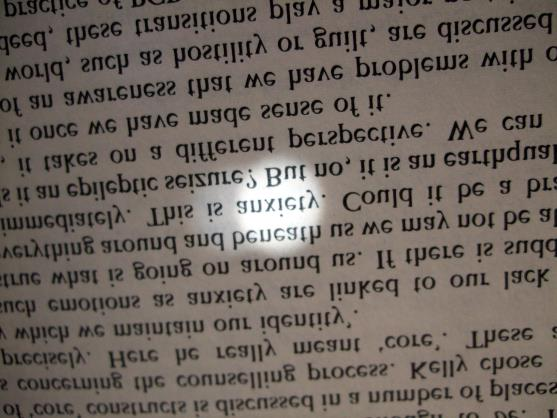
#> input picture dataset/document/textbook.jpg, 557 x 418 px; its folder holds 6 pictures in this run
$ jupyter execute --allow-errors presentation.ipynb
#> lines starting #> are read from the running program, lines starting #| are printed output that depends on the picture; after the words box and inside, x2 and y2 are one past the last pixel; in counts of white or black regions, pixels touching at a corner belong together
### notebooks/helper_functions.py
"""Helper functions for the document shadow.

Defines helper functions that are used in the document shadow
"""

import matplotlib.pyplot as plt
import numpy as np
from tqdm import tqdm
from IPython.display import clear_output
from PIL import Image
from skimage import color,filters,transform,io


##### General functions #####


def load_img(path):
#> called with path = '../dataset/document/textbook.jpg'
    img = Image.open(path)
#> img is the input picture: PIL image 557x418 RGB; mean R, G, B 111, 101.7, 94.7
    ip_img = np.array(img)
    return ip_img


# [18 lines left out: function plot_img, not called in this run]


def show_img_compare(img_1, img_2, title1, title2, r_lim=None, c_lim=None,img_2_binary=False):
    """Show the comparison of two images.

    Input
    ----------
    img_1,img_2: numpy array
    title_1,title_2: str

    Output
    ----------
    Two image plots are shown side by side.
    """
    f, ax = plt.subplots(1, 2, figsize=(8, 8))
    if r_lim==None:
        ax[0].imshow(img_1)
    else:
        ax[0].imshow(img_1[:r_lim,:c_lim])
    ax[0].set_title(title1)
    ax[0].axis('off')

    if r_lim==None:
        if img_2_binary:
            ax[1].imshow(img_2, cmap='gray')
        else:
            ax[1].imshow(img_2)
    else:
        if img_2_binary:
            ax[1].imshow(img_2[:r_lim,:c_lim], cmap='gray')
        else:
            ax[1].imshow(img_2[:r_lim,:c_lim])
    ax[1].set_title(title2)
    ax[1].axis('off')

    f.tight_layout()
    plt.show()

    return f, ax


##### Functions for approach-1 #####


def get_global_colour_1(image,is_0_255):
    # Global average over each channel  (Approach #1)
#> called with is_0_255 = True
    global_col = np.zeros(image.shape)
    global_col[:,:,0], global_col[:,:,1], global_col[:,:,2] = np.average(image, axis=(0,1))
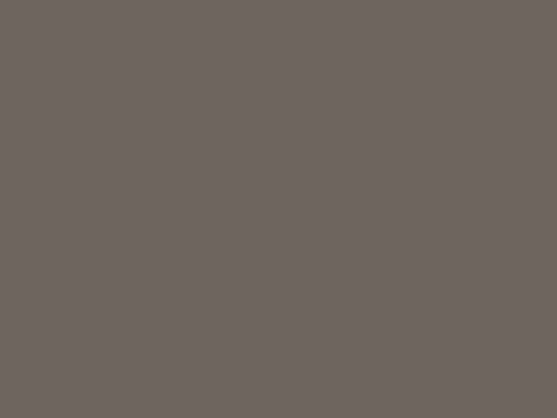
#> global_col: shape (418, 557, 3) float64; mean R, G, B 111, 101.7, 94.7
    if is_0_255:
        global_col = global_col.astype(int)
    return global_col


# [121 lines left out: functions get_global_colour_2, get_global_colour_3, get_local_bg, get_local_bg_refined, generate_deshadow, estimate_shading_reflectance, not called in this run]

### notebooks/presentation.ipynb
<font size="20" color='blue'> Shadow Removal from Document Images using Traditional Approaches</font>

<font size="15" color = 'red'>Monsij Biswal $&$ Swetha Pillai</font>

<font size="10" color = 'red'> ECE-278A Class Project, W22</font>

<font size="15">Shadows - What exactly in numbers ?</font>

<font size="6" color='green'>**Definition**</font>

<font size="5"> Consider a shadow free image $J_c(\mathsf{x})$ and the corresponding input shadow image $I_c(\mathsf{x})$ for $c \in \{R,G,B\}$, where $\mathsf{x}$ and $c$ represent the pixel location and the three color channels respectively.</font>

<font size="5">$$I_c(\mathsf{x}) = S_c(\mathsf{x}) \:.\: J_c(\mathsf{x})$$</font>

<font size="6" color='green'>**Problem Statement**</font>

<font size="5">To estimate the shadow map $S_c(\mathsf{x})$. Note that $S_c(\mathsf{x})$ varies with the pixel location. </font>

<center><center>

<font size="15">Shadow Map Estimation

<font size="6" color='green'>**Approach #1**</font>

<font size="5">$S_c(\mathsf{x})$ set to the ratio of local and global background colour.</font>

<font size="5">$$S_c(\mathsf{x}) = \frac{I_c^{local}(\mathsf{x})}{I_c^{global}(\mathsf{x})}$$</font>

<center><center>

[cell 1]
# Imports packages and prepares for execution (PreRUN)

import numpy as np
from PIL import Image
import matplotlib.pyplot as plt
from skimage import color,filters,transform
from scipy import ndimage as ndi
from helper_functions import *
from tqdm import tqdm


base_img_rpath = '../dataset/document/'
base_img_wpath = '../output/document/'

# [5 lines of commented-out code are left out]

is_0_255 = True   #applies suitable changes if pixel values are 0-255 (False > color_mosaic)


# [6 lines of commented-out code are left out]

[cell 2]
# Extracting global background colour
ip_img = load_img(base_img_rpath + 'textbook.jpg')
choice = 1

if choice==1:
    # Global average over each channel  (Approach #1)
    I_global = get_global_colour_1(ip_img,is_0_255)
elif choice==2:
    # Max pixel value for each channel  (Approach #2)
    I_global = get_global_colour_2(ip_img,is_0_255)
elif choice==3:
    # Average of top 50 pixels          (Approach #3)
    I_global = get_global_colour_3(ip_img,is_0_255)
#> (the rest of this cell did not finish here and is left out)


[cell 3]
# Estimation of Local Background
p = 0.9
block_size = 7
#> (the rest of this cell did not finish here and is left out)

[cell 4]
# Refined Estimation of Local Background
threshold = 0.01
median_block_size = 17
#> (the rest of this cell did not finish here and is left out)

#> (a cell that did not finish here is left out)

<font size="15">Shadow Map Estimation

<font size="6" color='green'>**Approach #2**</font>

<font size="15">Shadow Map Estimation

<font size="6" color='green'>**Approach #3**</font>

<font size="5">1. <u>Binarization</u></font>

<font size="5"> Binarizes the input shadow image into foreground and background

[cell 6]
ip_img = load_img(base_img_rpath + 'document.png')
#> call 2 of load_img, with path = '../dataset/document/document.png'
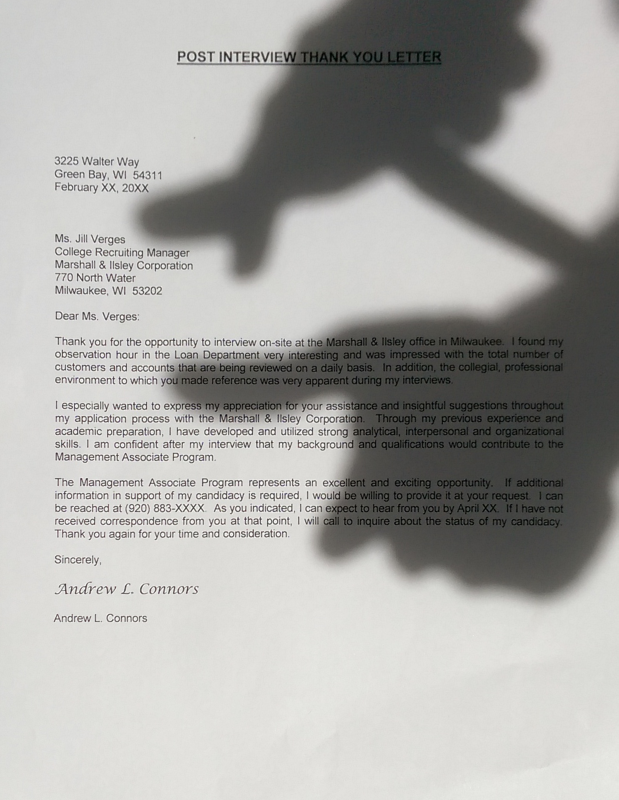
#> input picture dataset/document/document.png, 1237 x 1600 px (shown at 1/2 size)
#> in load_img, img is the input picture: PIL image 1237x1600 RGB; mean R, G, B 169.5, 169, 166
ip_img_gray = color.rgb2gray(ip_img)
threshold_mask = filters.threshold_local(ip_img_gray, block_size=2001)
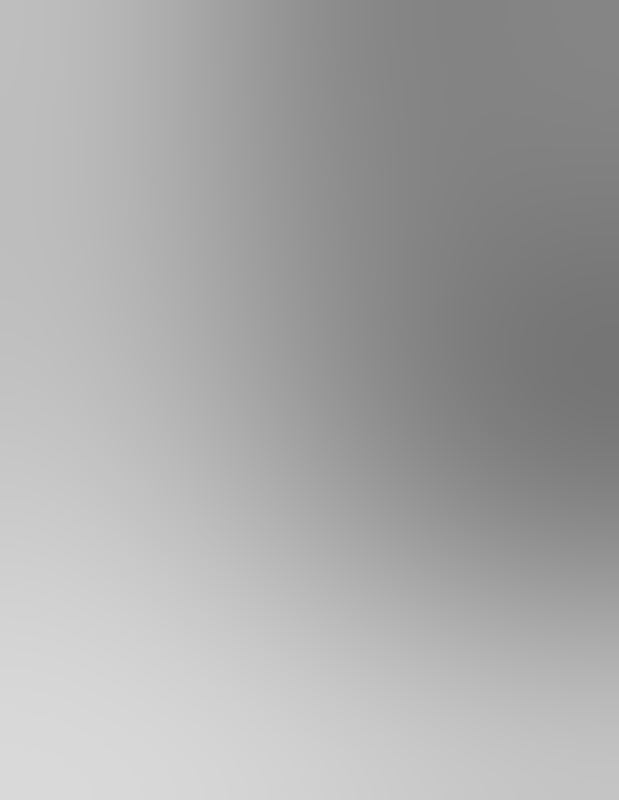
#> threshold_mask: shape (1600, 1237) float64 (shown at 1/2 size); min 0.459, max 0.854, mean 0.662
binary_img = ip_img_gray > threshold_mask
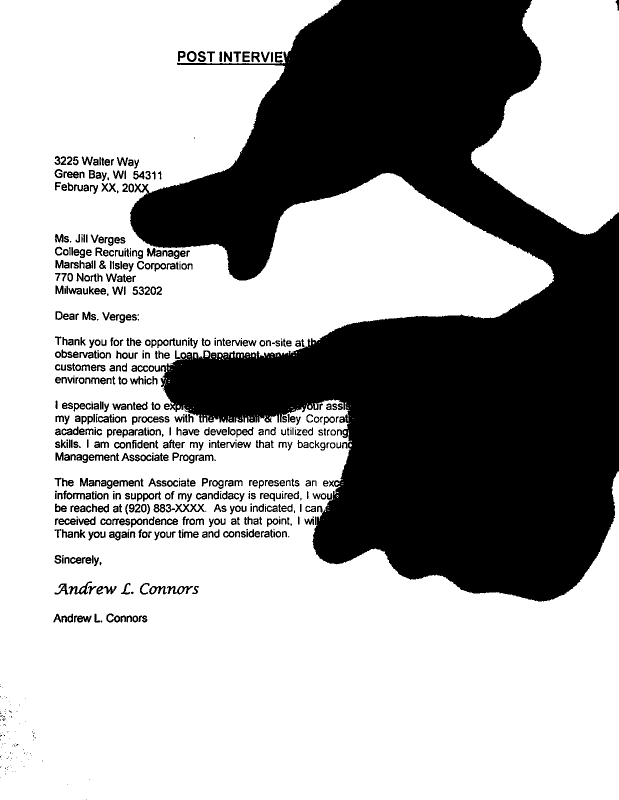
#> binary_img: shape (1600, 1237) bool (shown at 1/2 size); 66.4% white; 767 black regions (169 under 20 px), largest, box (x1, y1, x2, y2) and area: (260, 0, 1237, 1203) 606195, (350, 1008, 409, 1025) 422, (137, 1163, 184, 1189) 383
#> (the rest of this cell did not finish here and is left out)
